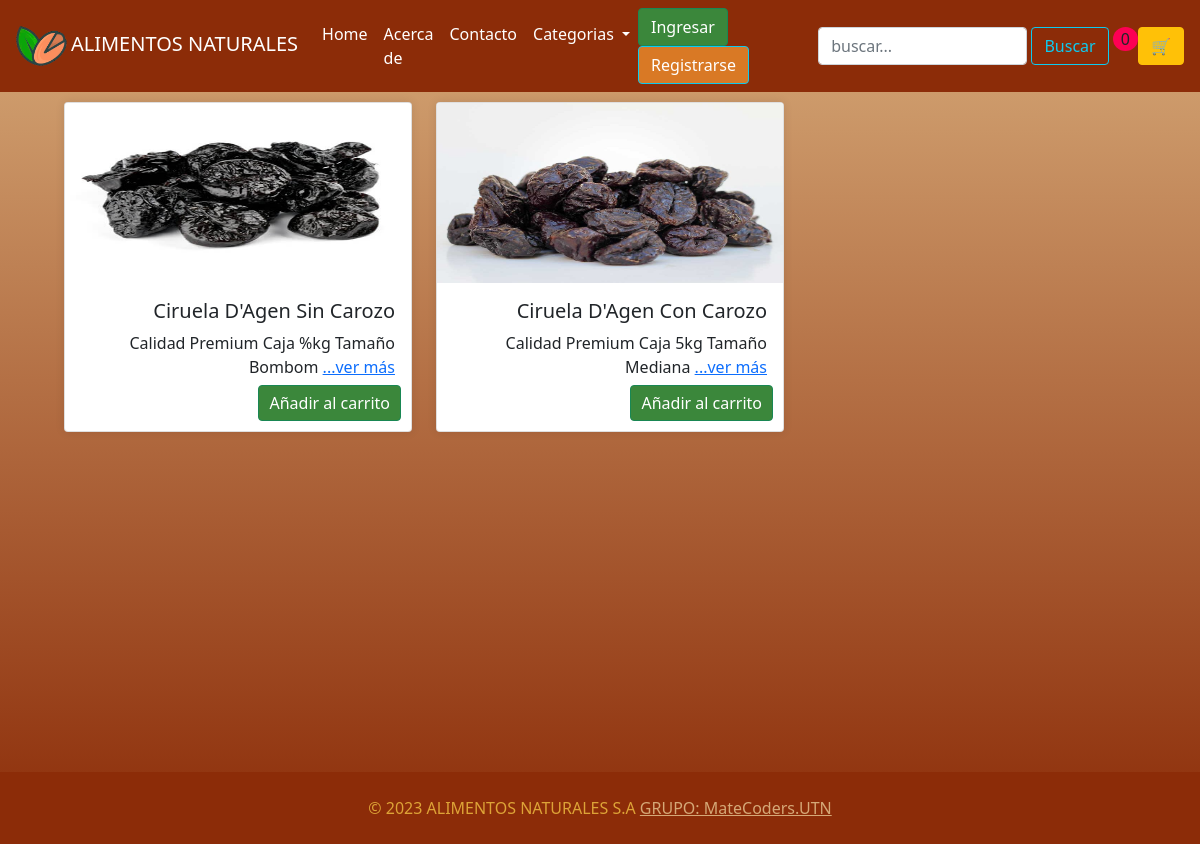
The page /categoria/3 on the database as committed earlier.
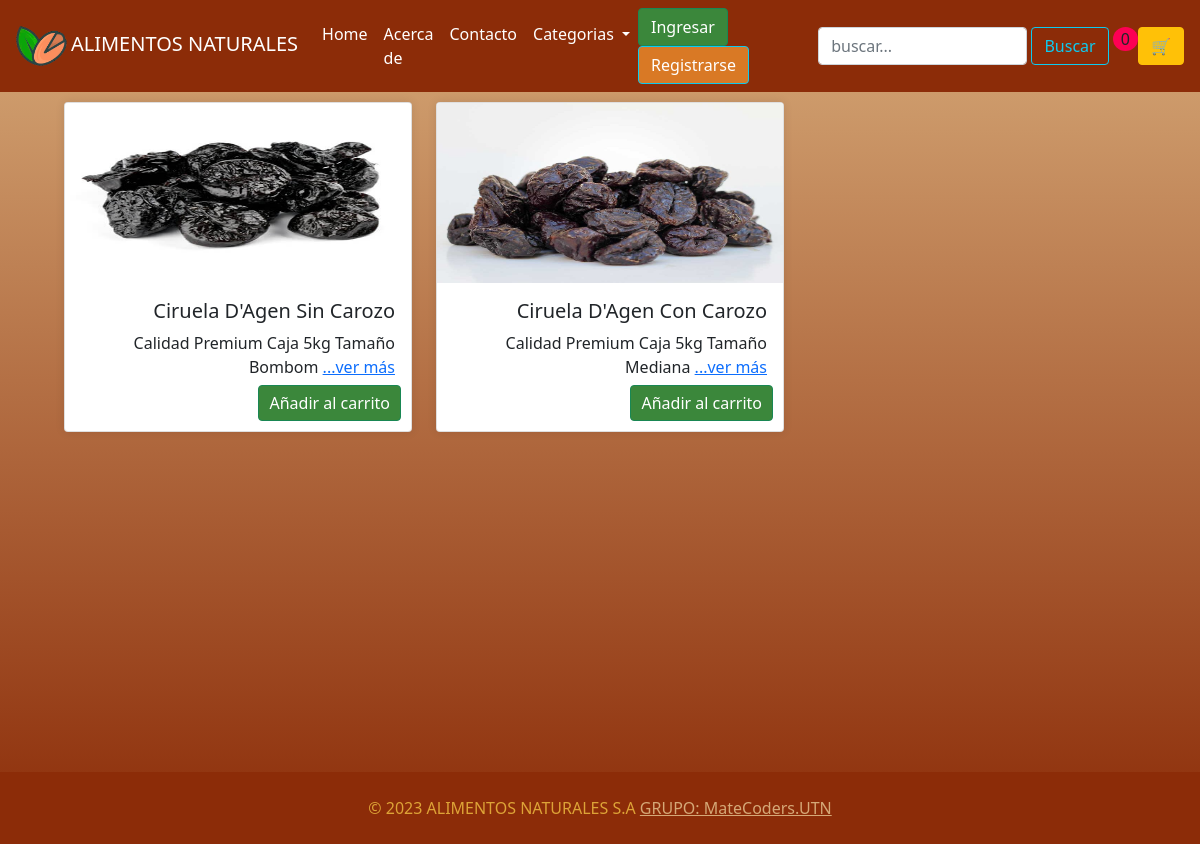
The same page on the database as committed later.
### TIENDA/models.py (models this page shows, shortened)
class Producto(models.Model):
    titulo = models.CharField(max_length=100)
    imagen = models.FileField(upload_to= "imagenes", null = True )
    descripcion = models.TextField(max_length=1000)
    precio = models.FloatField()
    categoria = models.ForeignKey(Categoria,on_delete=models.CASCADE, related_name='categoria_producto')
    fecha = models.DateTimeField(auto_now_add=True)

### TIENDA/views.py (the view)
# urls.py: path('categoria/<int:id>', views.categoria, name = 'categorias'),
def categoria(request, id):
    return render(request, 'tienda/categorias.html', {
        'cat': Producto.objects.filter(categoria=id)
    })

### TIENDA/context_processor.py (called while the page is built)
def extras(request):
    if "carrito" not in request.session:
        request.session["carrito"] = []
    cantidad_productos = len(request.session['carrito'])
    return({'categoria': Categoria.objects.all(),
            'cantidad_productos': cantidad_productos,
            })

### TIENDA/models.py (called while the page is built)
    def __str__(self) -> str:
        return f'{self.titulo}'

### TIENDA/templates/tienda/categorias.html
{% extends 'tienda/layout.html' %}
{% block content %}
<div class="container">
    <div class="row">
        {% for c in cat %}
        <div class="col-md-4 mb-3">
            <div class="card text-end carta-categoria">
                <img src="{{ media_url }}{{ c.imagen.url }}" class="card-img-top" alt="..." style="max-height: 15vw;">
                <div class="card-body">
                    <h5 class="card-title">{{ c.titulo }}</h5>
                    <p class="card-text">{{ c.descripcion | slice:'0:200' }} <a href="{% url 'tienda:producto' c.id %}">...ver más</a></p>
                    <a href="{% url 'tienda:carrito' c.id %}" class="btn btn-success btn-cart">Añadir al carrito</a>
                </div>
            </div>
        </div>
        {% empty %}
        <h2 class="text-center">No hay productos en esta categoría</h2>
        {% endfor %}
    </div>
</div>
{% endblock content %}

Rows that differ between the two databases and show on the page:
changed Producto "Ciruela D'Agen Sin Carozo": descripcion "Calidad Premium Caja %kg Tamaño Bombom" → "Calidad Premium Caja 5kg Tamaño Bombom"
